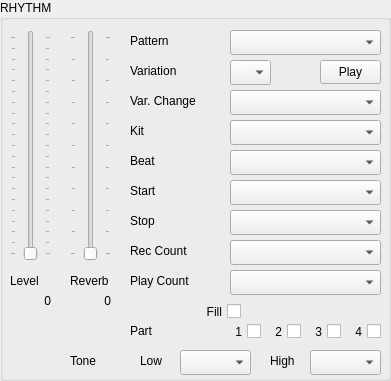
   <widget class="QGroupBox" name="gp_Rhythm">
    <property name="geometry">
     <rect>
      <x>720</x>
      <y>70</y>
      <width>391</width>
      <height>381</height>
     </rect>
    </property>
    <property name="title">
     <string>RHYTHM</string>
    </property>
    <widget class="QSlider" name="rhythm_Level">
     <property name="geometry">
      <rect>
       <x>10</x>
       <y>30</y>
       <width>41</width>
       <height>231</height>
      </rect>
     </property>
     <property name="maximum">
      <number>200</number>
     </property>
     <property name="orientation">
      <enum>Qt::Vertical</enum>
     </property>
     <property name="tickPosition">
      <enum>QSlider::TicksBothSides</enum>
     </property>
    </widget>
    <widget class="QLabel" name="label_rhythm_Level">
     <property name="geometry">
      <rect>
       <x>10</x>
       <y>270</y>
       <width>41</width>
       <height>21</height>
      </rect>
     </property>
     <property name="text">
      <string>Level</string>
     </property>
    </widget>
    <widget class="QLabel" name="label_rhythm_Reverb">
     <property name="geometry">
      <rect>
       <x>70</x>
       <y>270</y>
       <width>51</width>
       <height>21</height>
      </rect>
     </property>
     <property name="text">
      <string>Reverb</string>
     </property>
    </widget>
    <widget class="QSlider" name="rhythm_Reverb">
     <property name="geometry">
      <rect>
       <x>70</x>
       <y>30</y>
       <width>41</width>
       <height>231</height>
      </rect>
     </property>
     <property name="maximum">
      <number>100</number>
     </property>
     <property name="orientation">
      <enum>Qt::Vertical</enum>
     </property>
     <property name="tickPosition">
      <enum>QSlider::TicksBothSides</enum>
     </property>
    </widget>
    <widget class="QComboBox" name="rhythm_Pattern">
     <property name="geometry">
      <rect>
       <x>230</x>
       <y>30</y>
       <width>151</width>
       <height>25</height>
      </rect>
     </property>
    </widget>
    <widget class="QLabel" name="label_rhythm_Pattern">
     <property name="geometry">
      <rect>
       <x>130</x>
       <y>30</y>
       <width>91</width>
       <height>21</height>
      </rect>
     </property>
     <property name="text">
      <string>Pattern</string>
     </property>
    </widget>
    <widget class="QComboBox" name="rhythm_Variation">
     <property name="geometry">
      <rect>
       <x>230</x>
       <y>60</y>
       <width>41</width>
       <height>25</height>
      </rect>
     </property>
    </widget>
    <widget class="QLabel" name="label_rhythm_Variation">
     <property name="geometry">
      <rect>
       <x>130</x>
       <y>60</y>
       <width>91</width>
       <height>21</height>
      </rect>
     </property>
     <property name="text">
      <string>Variation</string>
     </property>
    </widget>
    <widget class="QComboBox" name="rhythm_VarChange">
     <property name="geometry">
      <rect>
       <x>230</x>
       <y>90</y>
       <width>151</width>
       <height>25</height>
      </rect>
     </property>
    </widget>
    <widget class="QLabel" name="label_rhythm_VarChange">
     <property name="geometry">
      <rect>
       <x>130</x>
       <y>90</y>
       <width>91</width>
       <height>21</height>
      </rect>
     </property>
     <property name="text">
      <string>Var. Change</string>
     </property>
    </widget>
    <widget class="QLabel" name="label_rhythm_Kit">
     <property name="geometry">
      <rect>
       <x>130</x>
       <y>120</y>
       <width>91</width>
       <height>21</height>
      </rect>
     </property>
     <property name="text">
      <string>Kit</string>
     </property>
    </widget>
    <widget class="QComboBox" name="rhythm_Kit">
     <property name="geometry">
      <rect>
       <x>230</x>
       <y>120</y>
       <width>151</width>
       <height>25</height>
      </rect>
     </property>
    </widget>
    <widget class="QLabel" name="label_rhythm_Beat">
     <property name="geometry">
      <rect>
       <x>130</x>
       <y>150</y>
       <width>91</width>
       <height>21</height>
      </rect>
     </property>
     <property name="text">
      <string>Beat</string>
     </property>
    </widget>
    <widget class="QComboBox" name="rhythm_Beat">
     <property name="geometry">
      <rect>
       <x>230</x>
       <y>150</y>
       <width>151</width>
       <height>25</height>
      </rect>
     </property>
    </widget>
    <widget class="QLabel" name="label_rhythm_Start">
     <property name="geometry">
      <rect>
       <x>130</x>
       <y>180</y>
       <width>91</width>
       <height>21</height>
      </rect>
     </property>
     <property name="text">
      <string>Start</string>
     </property>
    </widget>
    <widget class="QComboBox" name="rhythm_Start">
     <property name="geometry">
      <rect>
       <x>230</x>
       <y>180</y>
       <width>151</width>
       <height>25</height>
      </rect>
     </property>
    </widget>
    <widget class="QLabel" name="label_rhythm_Stop">
     <property name="geometry">
      <rect>
       <x>130</x>
       <y>210</y>
       <width>91</width>
       <height>21</height>
      </rect>
     </property>
     <property name="text">
      <string>Stop</string>
     </property>
    </widget>
    <widget class="QComboBox" name="rhythm_Stop">
     <property name="geometry">
      <rect>
       <x>230</x>
       <y>210</y>
       <width>151</width>
       <height>25</height>
      </rect>
     </property>
    </widget>
    <widget class="QComboBox" name="rhythm_RecCount">
     <property name="geometry">
      <rect>
       <x>230</x>
       <y>240</y>
       <width>151</width>
       <height>25</height>
      </rect>
     </property>
    </widget>
    <widget class="QLabel" name="label_rhythm_RecCount">
     <property name="geometry">
      <rect>
       <x>130</x>
       <y>240</y>
       <width>91</width>
       <height>21</height>
      </rect>
     </property>
     <property name="text">
      <string>Rec Count</string>
     </property>
    </widget>
    <widget class="QLabel" name="label_rhythm_PlayCount">
     <property name="geometry">
      <rect>
       <x>130</x>
       <y>270</y>
       <width>91</width>
       <height>21</height>
      </rect>
     </property>
     <property name="text">
      <string>Play Count</string>
     </property>
    </widget>
    <widget class="QComboBox" name="rhythm_PlayCount">
     <property name="geometry">
      <rect>
       <x>230</x>
       <y>270</y>
       <width>151</width>
       <height>25</height>
      </rect>
     </property>
    </widget>
    <widget class="QCheckBox" name="rhythm_Fill">
     <property name="geometry">
      <rect>
       <x>130</x>
       <y>300</y>
       <width>111</width>
       <height>23</height>
      </rect>
     </property>
     <property name="layoutDirection">
      <enum>Qt::RightToLeft</enum>
     </property>
     <property name="text">
      <string>Fill</string>
     </property>
    </widget>
    <widget class="QCheckBox" name="rhythm_Part1">
     <property name="geometry">
      <rect>
       <x>230</x>
       <y>320</y>
       <width>31</width>
       <height>23</height>
      </rect>
     </property>
     <property name="layoutDirection">
      <enum>Qt::RightToLeft</enum>
     </property>
     <property name="text">
      <string>1</string>
     </property>
    </widget>
    <widget class="QCheckBox" name="rhythm_Part2">
     <property name="geometry">
      <rect>
       <x>270</x>
       <y>320</y>
       <width>31</width>
       <height>23</height>
      </rect>
     </property>
     <property name="layoutDirection">
      <enum>Qt::RightToLeft</enum>
     </property>
     <property name="text">
      <string>2</string>
     </property>
    </widget>
    <widget class="QCheckBox" name="rhythm_Part3">
     <property name="geometry">
      <rect>
       <x>310</x>
       <y>320</y>
       <width>31</width>
       <height>23</height>
      </rect>
     </property>
     <property name="layoutDirection">
      <enum>Qt::RightToLeft</enum>
     </property>
     <property name="text">
      <string>3</string>
     </property>
    </widget>
    <widget class="QCheckBox" name="rhythm_Part4">
     <property name="geometry">
      <rect>
       <x>350</x>
       <y>320</y>
       <width>31</width>
       <height>23</height>
      </rect>
     </property>
     <property name="layoutDirection">
      <enum>Qt::RightToLeft</enum>
     </property>
     <property name="text">
      <string>4</string>
     </property>
    </widget>
    <widget class="QLabel" name="label_rhythm_Part">
     <property name="geometry">
      <rect>
       <x>130</x>
       <y>320</y>
       <width>91</width>
       <height>21</height>
      </rect>
     </property>
     <property name="text">
      <string>Part</string>
     </property>
    </widget>
    <widget class="QLabel" name="label_rhythm_Tone">
     <property name="geometry">
      <rect>
       <x>70</x>
       <y>350</y>
       <width>51</width>
       <height>21</height>
      </rect>
     </property>
     <property name="text">
      <string>Tone</string>
     </property>
    </widget>
    <widget class="QComboBox" name="rhythm_ToneHigh">
     <property name="geometry">
      <rect>
       <x>310</x>
       <y>350</y>
       <width>71</width>
       <height>25</height>
      </rect>
     </property>
    </widget>
    <widget class="QLabel" name="label_rhythm_ToneHigh">
     <property name="geometry">
      <rect>
       <x>270</x>
       <y>350</y>
       <width>41</width>
       <height>21</height>
      </rect>
     </property>
     <property name="text">
      <string>High</string>
     </property>
    </widget>
    <widget class="QLabel" name="label_rhythm_ToneLow">
     <property name="geometry">
      <rect>
       <x>140</x>
       <y>350</y>
       <width>41</width>
       <height>21</height>
      </rect>
     </property>
     <property name="text">
      <string>Low</string>
     </property>
    </widget>
    <widget class="QComboBox" name="rhythm_ToneLow">
     <property name="geometry">
      <rect>
       <x>180</x>
       <y>350</y>
       <width>71</width>
       <height>25</height>
      </rect>
     </property>
    </widget>
    <widget class="QLabel" name="label_rhythm_LevelValue">
     <property name="geometry">
      <rect>
       <x>10</x>
       <y>290</y>
       <width>41</width>
       <height>21</height>
      </rect>
     </property>
     <property name="text">
      <string>0</string>
     </property>
     <property name="alignment">
      <set>Qt::AlignRight|Qt::AlignTrailing|Qt::AlignVCenter</set>
     </property>
    </widget>
    <widget class="QLabel" name="label_rhythm_ReverbValue">
     <property name="geometry">
      <rect>
       <x>70</x>
       <y>290</y>
       <width>41</width>
       <height>21</height>
      </rect>
     </property>
     <property name="text">
      <string>0</string>
     </property>
     <property name="alignment">
      <set>Qt::AlignRight|Qt::AlignTrailing|Qt::AlignVCenter</set>
     </property>
    </widget>
    <widget class="QPushButton" name="button_rhythm_Play">
     <property name="geometry">
      <rect>
       <x>320</x>
       <y>60</y>
       <width>61</width>
       <height>24</height>
      </rect>
     </property>
     <property name="text">
      <string>Play</string>
     </property>
    </widget>
   </widget>
